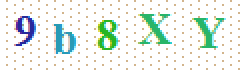
#> input picture captcha2.png, 120 x 35 px, found by its file name (shown 2 times larger)
$ python ocr_v2.py
#> lines starting #> are read from the running program, lines starting #| are printed output that depends on the picture; after the words box and inside, x2 and y2 are one past the last pixel; in counts of white or black regions, pixels touching at a corner belong together
import pytesseract
from pytesseract import Output
from PIL import Image
import cv2
import numpy as np

def cleanup_text(text):
    return "".join([c if ord(c) < 128 else "" for c in text]).strip()


img_path1 = "captcha2.png"

img = cv2.imread(img_path1)
#> img is the input picture: shape (35, 120, 3); mean B, G, R 234.2, 240.3, 231.2
gray = cv2.cvtColor(img, cv2.COLOR_BGR2GRAY)
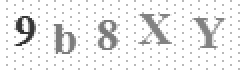
#> gray: shape (35, 120) (shown 2 times larger); min 53, max 255, mean 236.8
blur = cv2.GaussianBlur(gray, (3, 3), 0)
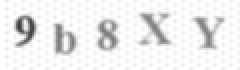
#> blur: shape (35, 120) (shown 2 times larger); min 58, max 255, mean 237
thresh = cv2.threshold(blur, 0, 255, cv2.THRESH_BINARY_INV + cv2.THRESH_OTSU)[1]
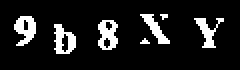
#> thresh: shape (35, 120) (shown 2 times larger); 11.6% white; 7 white regions (2 under 20 px), largest, box (x1, y1, x2, y2) and area: (7, 8, 18, 23) 103, (49, 10, 59, 25) 102, (27, 12, 38, 27) 99, (97, 9, 112, 24) 87, (70, 7, 85, 22) 80

# Dilate
kernel = np.ones((3, 3), np.uint8)
dilated = cv2.dilate(thresh, kernel, iterations=1)
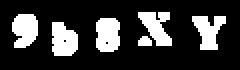
#> dilated: shape (35, 120) (shown 2 times larger); 21.8% white; 6 white regions, box (x1, y1, x2, y2) and area: (48, 9, 60, 26) 183, (26, 11, 39, 28) 181, (6, 7, 19, 24) 177, (96, 8, 113, 25) 173, (69, 6, 86, 23) 171, (69, 18, 76, 23) 29

#> (the run stopped early here; a loop or call above may not have finished)

$ run again, with captcha3.png copied over captcha2.png
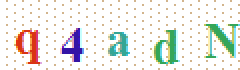
#> input picture captcha3.png, 120 x 35 px, found by its file name (shown 2 times larger)
#> img is the input picture: shape (35, 120, 3); mean B, G, R 230.9, 235.1, 234
#> `thresh = cv2.threshold(blur, 0, 255, cv2.THRESH_BINARY_INV + cv2.THRES..`:
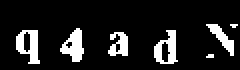
#> thresh: shape (35, 120) (shown 2 times larger); 12.5% white; 7 white regions (2 under 20 px), largest, box (x1, y1, x2, y2) and area: (8, 15, 20, 32) 120, (30, 14, 42, 31) 116, (77, 15, 89, 32) 113, (103, 12, 117, 28) 81, (54, 16, 64, 28) 81
#> `dilated = cv2.dilate(thresh, kernel, iterations=1)`:
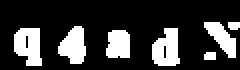
#> dilated: shape (35, 120) (shown 2 times larger); 22.1% white; 7 white regions, largest, box (x1, y1, x2, y2) and area: (7, 14, 21, 33) 204, (76, 14, 90, 33) 200, (29, 13, 43, 32) 184
